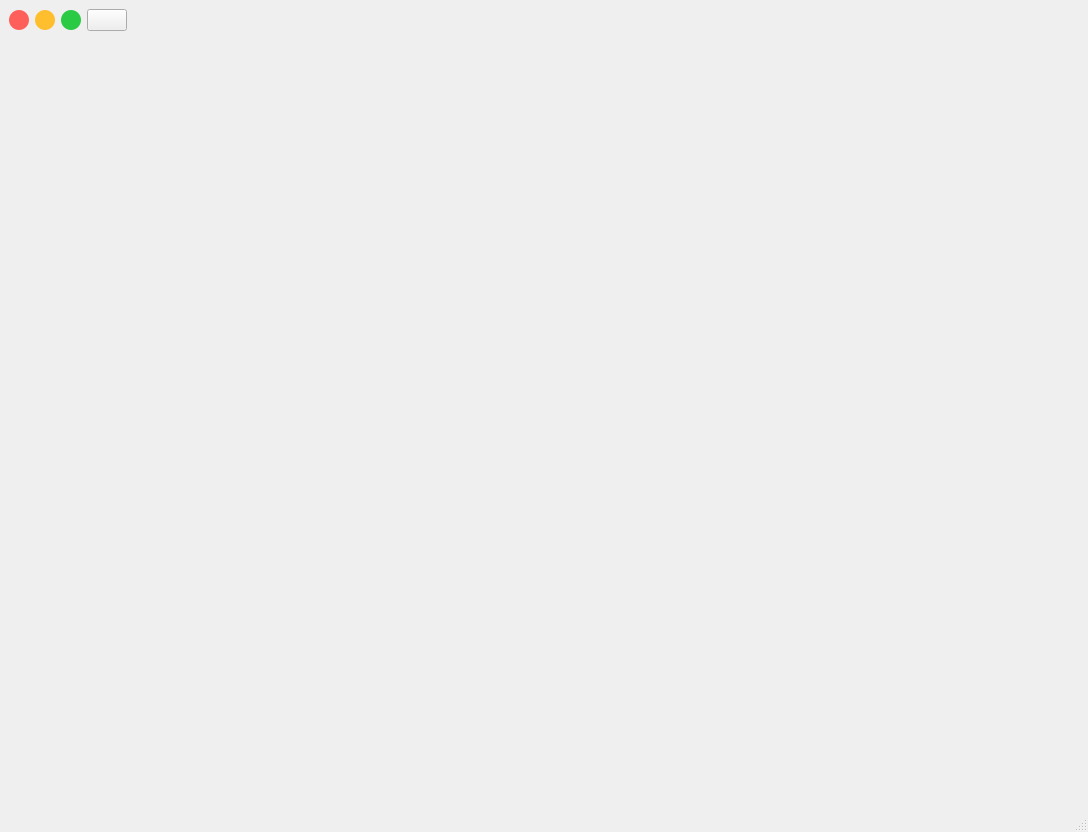
<?xml version="1.0" encoding="UTF-8"?>
<ui version="4.0">
 <class>GameForm</class>
 <widget class="QMainWindow" name="GameForm">
  <property name="geometry">
   <rect>
    <x>0</x>
    <y>0</y>
    <width>1088</width>
    <height>832</height>
   </rect>
  </property>
  <property name="sizePolicy">
   <sizepolicy hsizetype="Preferred" vsizetype="Preferred">
    <horstretch>0</horstretch>
    <verstretch>0</verstretch>
   </sizepolicy>
  </property>
  <property name="windowTitle">
   <string>GameForm</string>
  </property>
  <widget class="QWidget" name="centralwidget">
   <layout class="QGridLayout" name="gridLayout_2">
    <property name="leftMargin">
     <number>0</number>
    </property>
    <property name="topMargin">
     <number>0</number>
    </property>
    <property name="rightMargin">
     <number>0</number>
    </property>
    <property name="bottomMargin">
     <number>0</number>
    </property>
    <item row="0" column="0">
     <layout class="QVBoxLayout" name="verticalLayout">
      <property name="spacing">
       <number>1</number>
      </property>
      <item>
       <widget class="QWidget" name="titleBar" native="true">
        <property name="minimumSize">
         <size>
          <width>0</width>
          <height>40</height>
         </size>
        </property>
        <property name="maximumSize">
         <size>
          <width>16777215</width>
          <height>40</height>
         </size>
        </property>
        <layout class="QGridLayout" name="gridLayout">
         <item row="0" column="0">
          <layout class="QHBoxLayout" name="titleHorizon">
           <item>
            <widget class="QPushButton" name="btn_close">
             <property name="minimumSize">
              <size>
               <width>20</width>
               <height>20</height>
              </size>
             </property>
             <property name="maximumSize">
              <size>
               <width>20</width>
               <height>20</height>
              </size>
             </property>
             <property name="styleSheet">
              <string notr="true">QPushButton{background-color:rgb(255, 95, 90);border-radius:10px}
QPushButton:hover {background-color:rgb(255,50,60);border-radius:10px;}
QPushButton:pressed {background-color:rgb(255, 95, 90);border-radius:10px;}</string>
             </property>
             <property name="text">
              <string/>
             </property>
            </widget>
           </item>
           <item>
            <widget class="QPushButton" name="btn_min">
             <property name="minimumSize">
              <size>
               <width>20</width>
               <height>20</height>
              </size>
             </property>
             <property name="maximumSize">
              <size>
               <width>20</width>
               <height>20</height>
              </size>
             </property>
             <property name="styleSheet">
              <string notr="true">QPushButton{background-color:rgb(255, 190, 46);border-radius:10px}
QPushButton:hover {background-color:rgb(255, 220, 46);border-radius:10px;}
QPushButton:pressed {background-color:rgb(255, 190, 46);border-radius:10px;}</string>
             </property>
             <property name="text">
              <string/>
             </property>
            </widget>
           </item>
           <item>
            <widget class="QPushButton" name="btn_adjust">
             <property name="minimumSize">
              <size>
               <width>20</width>
               <height>20</height>
              </size>
             </property>
             <property name="maximumSize">
              <size>
               <width>20</width>
               <height>20</height>
              </size>
             </property>
             <property name="styleSheet">
              <string notr="true">QPushButton{background-color:rgb(42, 202, 68);border-radius:10px}
QPushButton:hover {background-color:rgb(100, 232, 100);border-radius:10px;}
QPushButton:pressed {background-color:rgb(42, 202, 68);border-radius:10px;}</string>
             </property>
             <property name="text">
              <string/>
             </property>
            </widget>
           </item>
           <item>
            <widget class="QPushButton" name="btn_home">
             <property name="text">
              <string/>
             </property>
            </widget>
           </item>
           <item>
            <spacer name="titleHspacer">
             <property name="orientation">
              <enum>Qt::Horizontal</enum>
             </property>
             <property name="sizeHint" stdset="0">
              <size>
               <width>492</width>
               <height>15</height>
              </size>
             </property>
            </spacer>
           </item>
          </layout>
         </item>
        </layout>
       </widget>
      </item>
      <item>
       <widget class="QStackedWidget" name="display">
        <property name="sizePolicy">
         <sizepolicy hsizetype="Preferred" vsizetype="Preferred">
          <horstretch>0</horstretch>
          <verstretch>0</verstretch>
         </sizepolicy>
        </property>
        <widget class="QWidget" name="displayPage1">
         <layout class="QGridLayout" name="gridLayout_3">
          <item row="0" column="0">
           <layout class="QHBoxLayout" name="displayHorizon">
            <property name="sizeConstraint">
             <enum>QLayout::SetMinimumSize</enum>
            </property>
           </layout>
          </item>
         </layout>
        </widget>
       </widget>
      </item>
     </layout>
    </item>
   </layout>
  </widget>
  <widget class="QStatusBar" name="statusbar"/>
 </widget>
 <resources/>
 <connections/>
</ui>
